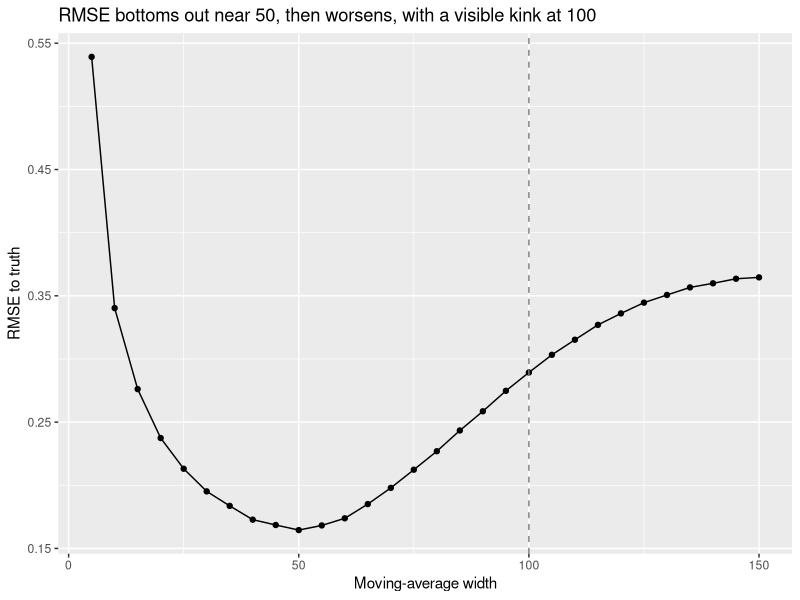
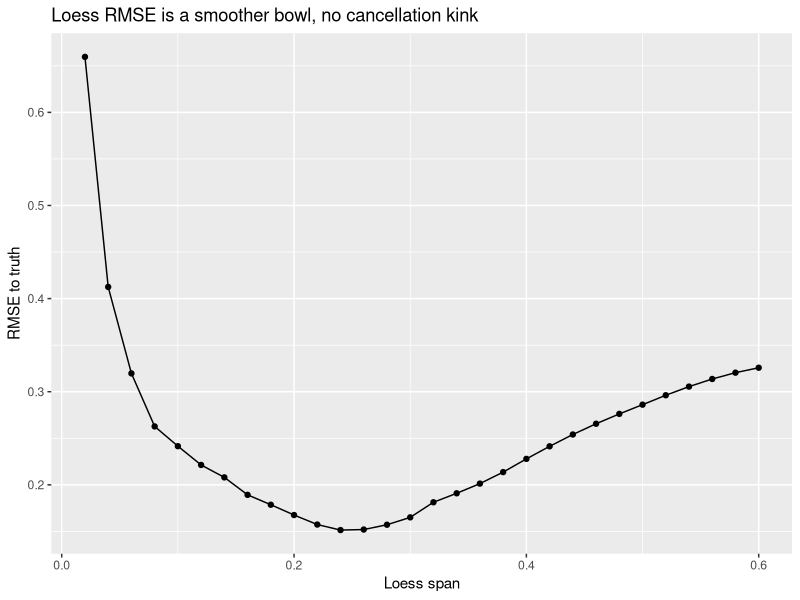

These charts were generated, in order, by the following R code:
# Solutions for the Filtering and Smoothing chapter
# Instructor answer key. Not part of the book build (.R, ignored by Quarto).

library(tidyverse)
library(zoo)

# ---------------------------------------------------------------------------
# Exercise 1: Tune the window yourself
# ---------------------------------------------------------------------------
set.seed(872)
n <- 500
x <- 1:n
noise <- arima.sim(model = list(order = c(2, 0, 1), ar = c(0.7, -0.2), ma = -0.4), n = n)
truth <- 0.3 * sin(2 * pi / 100 * x) + 0.5 * sin(2 * pi / 200 * x)
y <- as.numeric(noise) + truth
rmse <- function(a, b) sqrt(mean((a - b)^2, na.rm = TRUE))

maWidths <- seq(5, 150, by = 5)
maRMSE <- map_dbl(maWidths, ~ rmse(c(stats::filter(y, rep(1 / .x, .x), sides = 2)), truth))

ggplot(tibble(width = maWidths, rmse = maRMSE), aes(width, rmse)) +
  geom_line() + geom_point() +
  geom_vline(xintercept = 100, linetype = "dashed", color = "grey50") +
  labs(x = "Moving-average width", y = "RMSE to truth",
    title = "RMSE bottoms out near 50, then worsens, with a visible kink at 100")

cat("best MA width:", maWidths[which.min(maRMSE)], "\n")
# Best width lands around 50. RMSE climbs steadily past that, but there's a
# kink right at 100: a 100-point moving average is a box filter with a null
# at frequency 1/100, so it erases the planted 100-period cycle outright
# (see filt-null-demo in the chapter). That's not overfitting noise, it's the
# filter deleting signal because its width happens to match a period in the
# data. Any moving-average width that divides evenly into 100 or 200 pays
# some version of this penalty.

loSpans <- seq(0.02, 0.6, by = 0.02)
loRMSE <- map_dbl(loSpans, ~ rmse(loess(y ~ x, span = .x)$fitted, truth))

ggplot(tibble(span = loSpans, rmse = loRMSE), aes(span, rmse)) +
  geom_line() + geom_point() +
  labs(x = "Loess span", y = "RMSE to truth",
    title = "Loess RMSE is a smoother bowl, no cancellation kink")

cat("best loess span:", loSpans[which.min(loRMSE)],
  "->", round(loSpans[which.min(loRMSE)] * n), "points\n")
# Loess has no equivalent cliff: it's a local weighted regression, not a flat
# box average, so there's no single width where it goes exactly deaf to a
# cycle. The bowl is shallower and the minimum less dramatic than the moving
# average's, which is itself a small case for preferring loess when you don't
# know your target period exactly.

# ---------------------------------------------------------------------------
# Exercise 2: Revisit the case of the poorly-launched sensors
# ---------------------------------------------------------------------------
tmp <- read_csv("data/tmp.csv", show_col_types = FALSE) |> mutate(DateTime = DateTime - 180)
rad <- read_csv("data/rad.csv", show_col_types = FALSE)

# Method 1: dplyr join onto the hourly radiation timestamps, then interpolate
# the now-sparse (every-other-hour) temperature onto every hour.
oneHourTmp <- right_join(tmp, rad, by = "DateTime") |>
  select(-rad) |>
  mutate(tmpInterp = na.spline(tmp))
head(oneHourTmp)
stopifnot(nrow(oneHourTmp) == nrow(rad), sum(is.na(oneHourTmp$tmpInterp)) == 0)

# Method 2: the same idea with zoo, which does the time-alignment for you.
tmpZoo <- zoo(tmp$tmp, tmp$DateTime)
radZoo <- zoo(rad$rad, rad$DateTime)
oneHourTmp2 <- merge.zoo(radZoo, tmpZoo)
oneHourTmp2$radZoo <- NULL
oneHourTmp2$tmpInterp <- na.spline(oneHourTmp2$tmpZoo)
head(oneHourTmp2)

# Both land in the same place: use the complete hourly radiation index as the
# target grid, then interpolate temperature (only ever every other hour) onto
# it. The dplyr route makes the join explicit; the zoo route makes the time
# alignment implicit but is less code. Either is a defensible answer as long
# as the student can say which timestamps came from where and why the
# interpolation is safe here (temperature doesn't jump abruptly hour to hour).
